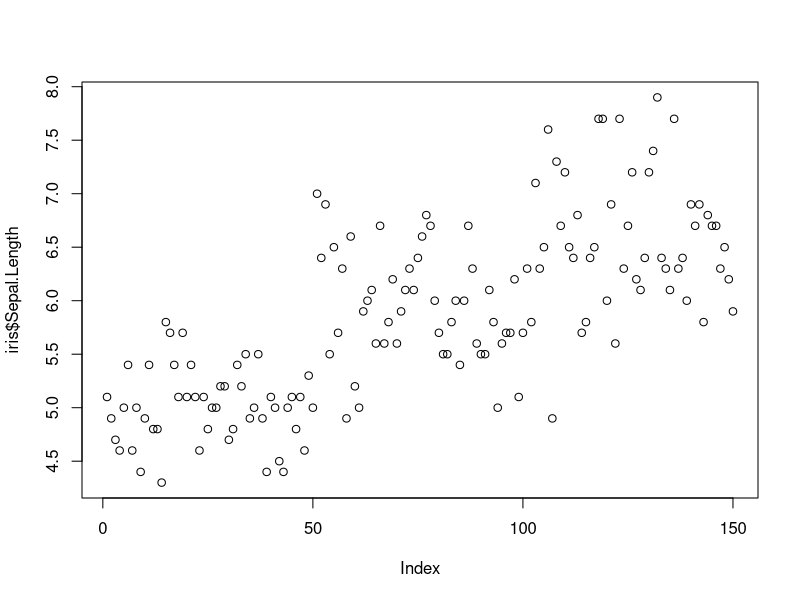

The R script that drew this image:
## ---- chunk 1
knitr::opts_chunk$set(fig.path = "../images/")
## ---- chunk 2
plot(iris$Sepal.Length)
